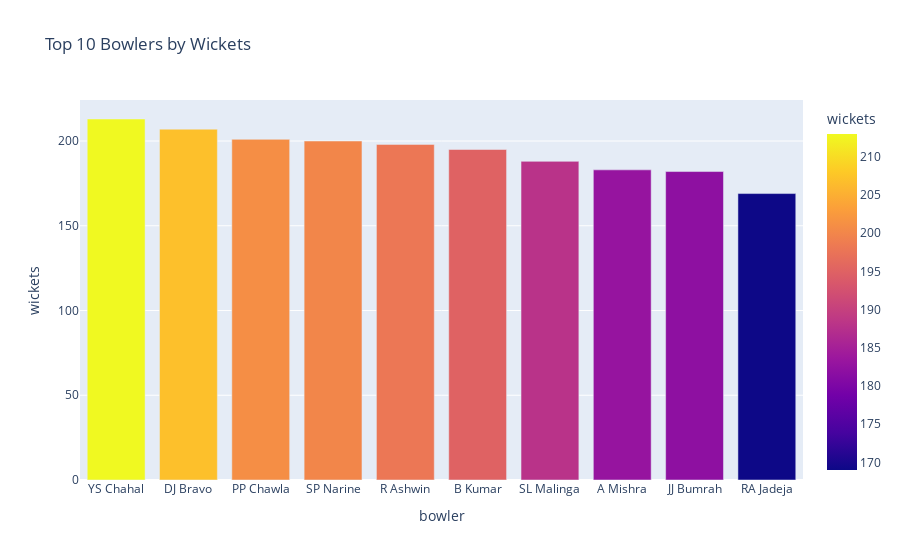

Source (notebook cell):
### Code cell
top_bowlers['economy'] = top_bowlers['economy'].round(2)
px.bar(top_bowlers, x='bowler', y='wickets',
       hover_data=['balls_bowled','economy'],
       color='wickets',
       title="Top 10 Bowlers by Wickets")

### Figure 1 — Plotly figure (JSON) as saved in the notebook; plotly's stock layout.template omitted (floating-point values rounded to 4 significant figures)
{"data": [{"alignmentgroup": "True", "customdata": [[3628, 7.41], [3296, 7.61], [3895, 7.74], [4146, 6.5], [4679, 6.64], [4060, 7.01], [2974, 6.44], [3444, 7.08], [3185, 6.81], [3895, 7.36]], "hovertemplate": "bowler=%{x}<br>wickets=%{marker.color}<br>balls_bowled=%{customdata[0]}<br>economy=%{customdata[1]}<extra></extra>", "legendgroup": "", "marker": {"color": [213, 207, 201, 200, 198, 195, 188, 183, 182, 169], "coloraxis": "coloraxis", "pattern": {"shape": ""}}, "name": "", "offsetgroup": "", "orientation": "v", "showlegend": false, "textposition": "auto", "type": "bar", "x": ["YS Chahal", "DJ Bravo", "PP Chawla", "SP Narine", "R Ashwin", "B Kumar", "SL Malinga", "A Mishra", "JJ Bumrah", "RA Jadeja"], "xaxis": "x", "y": [213, 207, 201, 200, 198, 195, 188, 183, 182, 169], "yaxis": "y"}], "layout": {"barmode": "relative", "coloraxis": {"colorbar": {"title": {"text": "wickets"}}, "colorscale": [[0, "#0d0887"], [0.1111, "#46039f"], [0.2222, "#7201a8"], [0.3333, "#9c179e"], [0.4444, "#bd3786"], [0.5556, "#d8576b"], [0.6667, "#ed7953"], [0.7778, "#fb9f3a"], [0.8889, "#fdca26"], [1, "#f0f921"]]}, "legend": {"tracegroupgap": 0}, "title": {"text": "Top 10 Bowlers by Wickets"}, "xaxis": {"anchor": "y", "domain": [0, 1], "title": {"text": "bowler"}}, "yaxis": {"anchor": "x", "domain": [0, 1], "title": {"text": "wickets"}}}}
